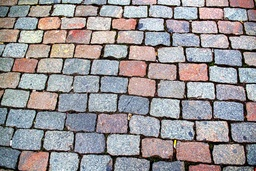
#> input picture PVSO_zad_3/Images/toto.jpg, 256 x 171 px, shrunk from 3000 x 2000 before the run, found by its file name
$ python myNotSIFT.py
#> lines starting #> are read from the running program, lines starting #| are printed output that depends on the picture
import os
import cv2
import numpy as np
import matplotlib.pyplot as plt

def build_dog_pyramid(img, sigmas):
    blurred = []
    for s in sigmas:
        b = cv2.GaussianBlur(img, (0, 0), s)
        blurred.append(b.astype(np.float32))

    dogs = []
    for i in range(len(blurred) - 1):
        dogs.append(blurred[i + 1] - blurred[i])

    return dogs

def find_local_extrema(dogs, threshold=5):
    keypoints = []

    for s in range(1, len(dogs) - 1):
        prev_dog = dogs[s - 1]
        curr_dog = dogs[s]
        next_dog = dogs[s + 1]

        h, w = curr_dog.shape

        for y in range(1, h - 1):
            for x in range(1, w - 1):
                value = curr_dog[y, x]

                if abs(value) < threshold:
                    continue

                neighborhood = []

                neighborhood.extend(prev_dog[y-1:y+2, x-1:x+2].flatten())
                neighborhood.extend(curr_dog[y-1:y+2, x-1:x+2].flatten())
                neighborhood.extend(next_dog[y-1:y+2, x-1:x+2].flatten())

                neighborhood = np.array(neighborhood)

                center_index = 13
                neighbors = np.delete(neighborhood, center_index)

                if value > neighbors.max() or value < neighbors.min():
                    keypoints.append((x, y, s, abs(value)))

    return keypoints

def select_strongest_points(keypoints, max_points=200):
    keypoints = sorted(keypoints, key=lambda k: k[3], reverse=True)
    return keypoints[:max_points]

def draw_keypoints(img, keypoints, color=(0, 0, 255)):
    out = cv2.cvtColor(img, cv2.COLOR_GRAY2BGR)

    for x, y, s, response in keypoints:
        cv2.circle(out, (x, y), 6, color, -1)  # -1 = vyplnený kruh

    return out

def detect_sift(img):
    sift = cv2.SIFT_create(nfeatures=200)
    kps = sift.detect(img, None)
    return kps

def draw_sift_keypoints(img, keypoints):
    out = cv2.cvtColor(img, cv2.COLOR_GRAY2BGR)

    for kp in keypoints:
        x, y = int(kp.pt[0]), int(kp.pt[1])

        cv2.circle(out, (x, y), 6, (0, 0, 255), -1)

    return out

def main():
    base_dir = os.path.dirname(os.path.abspath(__file__))

    image_path = os.path.join(base_dir, "images", "toto.jpg")

    img = cv2.imread(image_path, cv2.IMREAD_GRAYSCALE)
#> img: shape (171, 256); min 0, max 255, mean 151.9

    if img is None:
        print("❌ Chyba: obrazok sa nepodarilo nacitat.")
        return

    sigmas = [1.0, 1.6, 2.2, 2.8, 3.4]
    dogs = build_dog_pyramid(img, sigmas)
#> after the loop in build_dog_pyramid, `for s in sigmas:`:
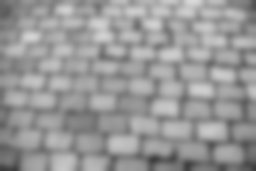
#> b: shape (171, 256); min 61, max 217, mean 151.9
#> after the loop in build_dog_pyramid, `for s in sigmas:`: blurred = 5 items
#> the loop in build_dog_pyramid, `for i in range(len(blurred) - 1):` made 4 passes
#> after the loop in build_dog_pyramid, `for i in range(len(blurred) - 1):`: dogs = 4 items
#> dogs = 4 items

    my_kps = find_local_extrema(dogs, threshold=5)
#> the loop in find_local_extrema, `for s in range(1, len(dogs) - 1):` made 2 passes
#> (h, w) on passes 1 to 2: (171, 256), (171, 256)
#> pass 1, in find_local_extrema, `prev_dog = dogs[s - 1]`:
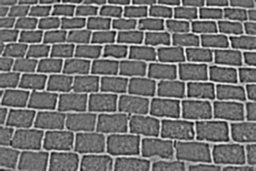
#> prev_dog: shape (171, 256) float32; min -35, max 44, mean 0; drawn with min black and max white
#> pass 1, in find_local_extrema, `curr_dog = dogs[s]`:
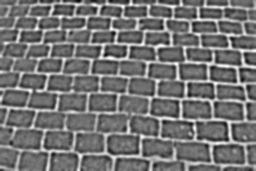
#> curr_dog: shape (171, 256) float32; min -23, max 28, mean 0; drawn with min black and max white
#> pass 1, in find_local_extrema, `next_dog = dogs[s + 1]`:
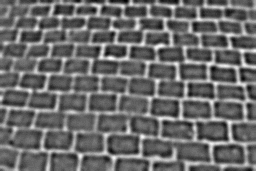
#> next_dog: shape (171, 256) float32; min -15, max 21, mean 0; drawn with min black and max white
#> after the loop in find_local_extrema, `for s in range(1, len(dogs) - 1):`: keypoints = [(84, 69, 2, 7), (187, 163, 2, 15)]
#> my_kps = [(84, 69, 2, 7), (187, 163, 2, 15)]
    my_kps = select_strongest_points(my_kps, max_points=200)
#> in select_strongest_points, `keypoints = sorted(keypoints, key=lambda k: k[3], reverse=True)`: keypoints = [(187, 163, 2, 15), (84, 69, 2, 7)]
#> my_kps = [(187, 163, 2, 15), (84, 69, 2, 7)]

    my_img = draw_keypoints(img, my_kps)
#> the loop in draw_keypoints, `for x, y, s, response in keypoints:` made 2 passes
#> after the loop in draw_keypoints, `for x, y, s, response in keypoints:`:
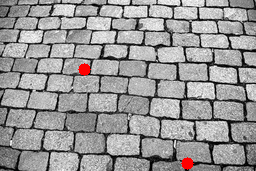
#> out: shape (171, 256, 3); mean B, G, R 151.3, 151.3, 152.6

    sift_kps = detect_sift(img)
#> in detect_sift, `kps = sift.detect(img, None)`: kps = 200 keypoints; strongest (x, y, size): (181, 4, 2.1), (185, 54, 1.9), (210, 20, 1.9), (149, 6, 2.3)
#> sift_kps has the same summary as kps in detect_sift
    # sift_img = cv2.drawKeypoints(img, sift_kps, None, flags=cv2.DRAW_MATCHES_FLAGS_DRAW_RICH_KEYPOINTS)
    sift_img = draw_sift_keypoints(img, sift_kps)
#> the loop in draw_sift_keypoints, `for kp in keypoints:` made 200 passes
#> (kp, x, y) on passes 1 to 3: (keypoint at (147.8, 62.5), size 3.4, 147, 62), (keypoint at (251.9, 66.6), size 2.3, 251, 66), (keypoint at (251.9, 66.6), size 2.3, 251, 66)
#> after the loop in draw_sift_keypoints, `for kp in keypoints:`:
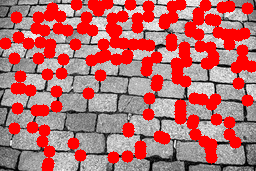
#> out: shape (171, 256, 3); mean B, G, R 105.6, 105.6, 188.1

    plt.figure(figsize=(18, 6))

    # 1. povodny obrazok
    plt.subplot(1, 3, 1)
    plt.imshow(img, cmap='gray')
    plt.title("Povodny obrazok")
    plt.axis("off")

    # 2. tvoja detekcia
    plt.subplot(1, 3, 2)
    plt.imshow(cv2.cvtColor(my_img, cv2.COLOR_BGR2RGB))
    plt.title(f"Moja detekcia: {len(my_kps)} bodov")
    plt.axis("off")

    # 3. SIFT
    plt.subplot(1, 3, 3)
    plt.imshow(cv2.cvtColor(sift_img, cv2.COLOR_BGR2RGB))
    plt.title(f"OpenCV SIFT: {len(sift_kps)} bodov")
    plt.axis("off")

    plt.tight_layout()
    plt.show()
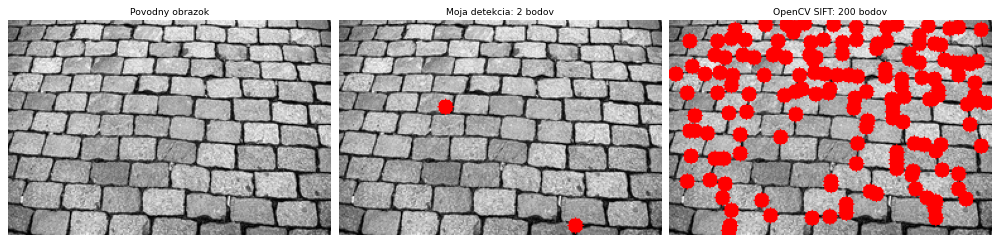
#> figure drawn by matplotlib, 3 panels

if __name__ == "__main__":
    main()
